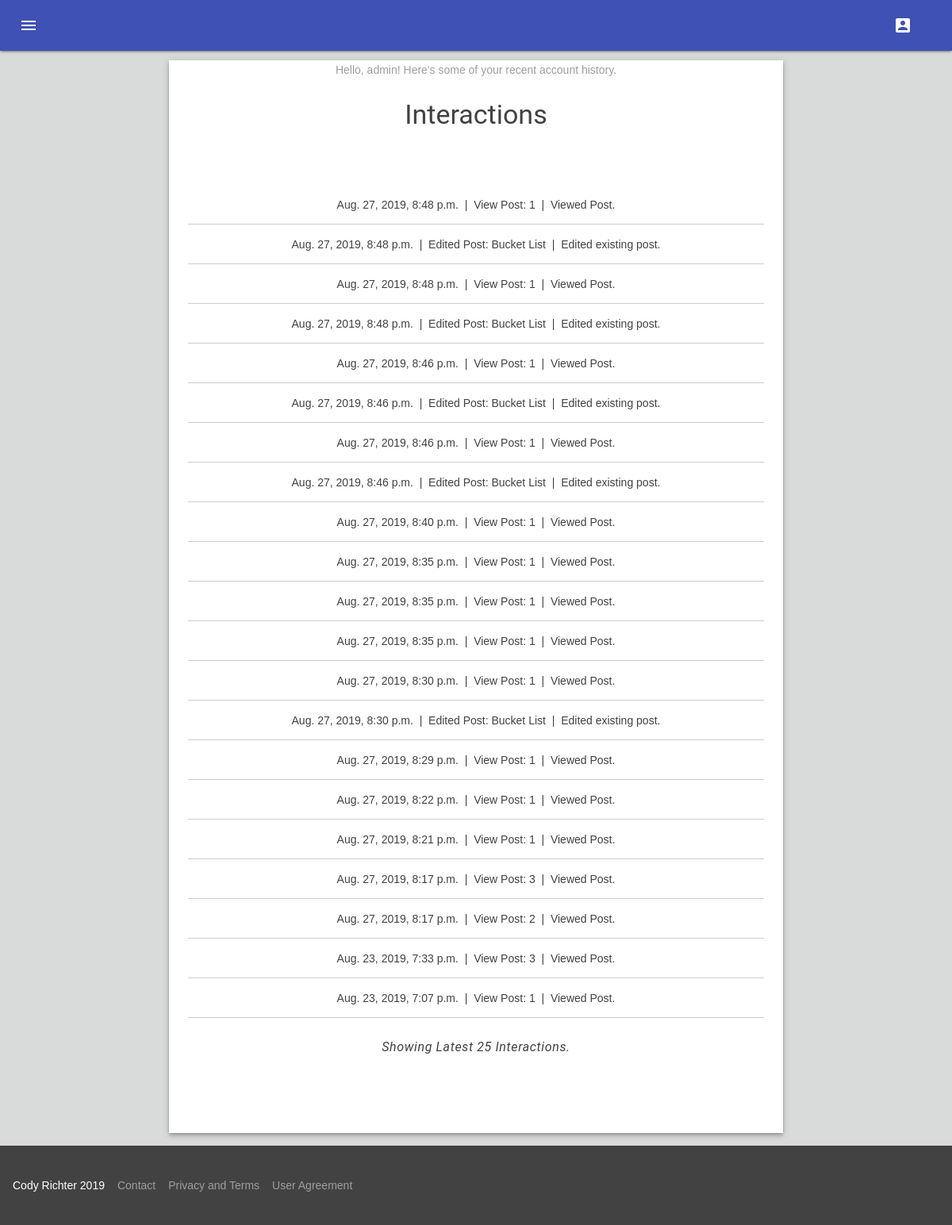
/auth/1/interactions/ (signed in), run on an earlier commit of the app's database.
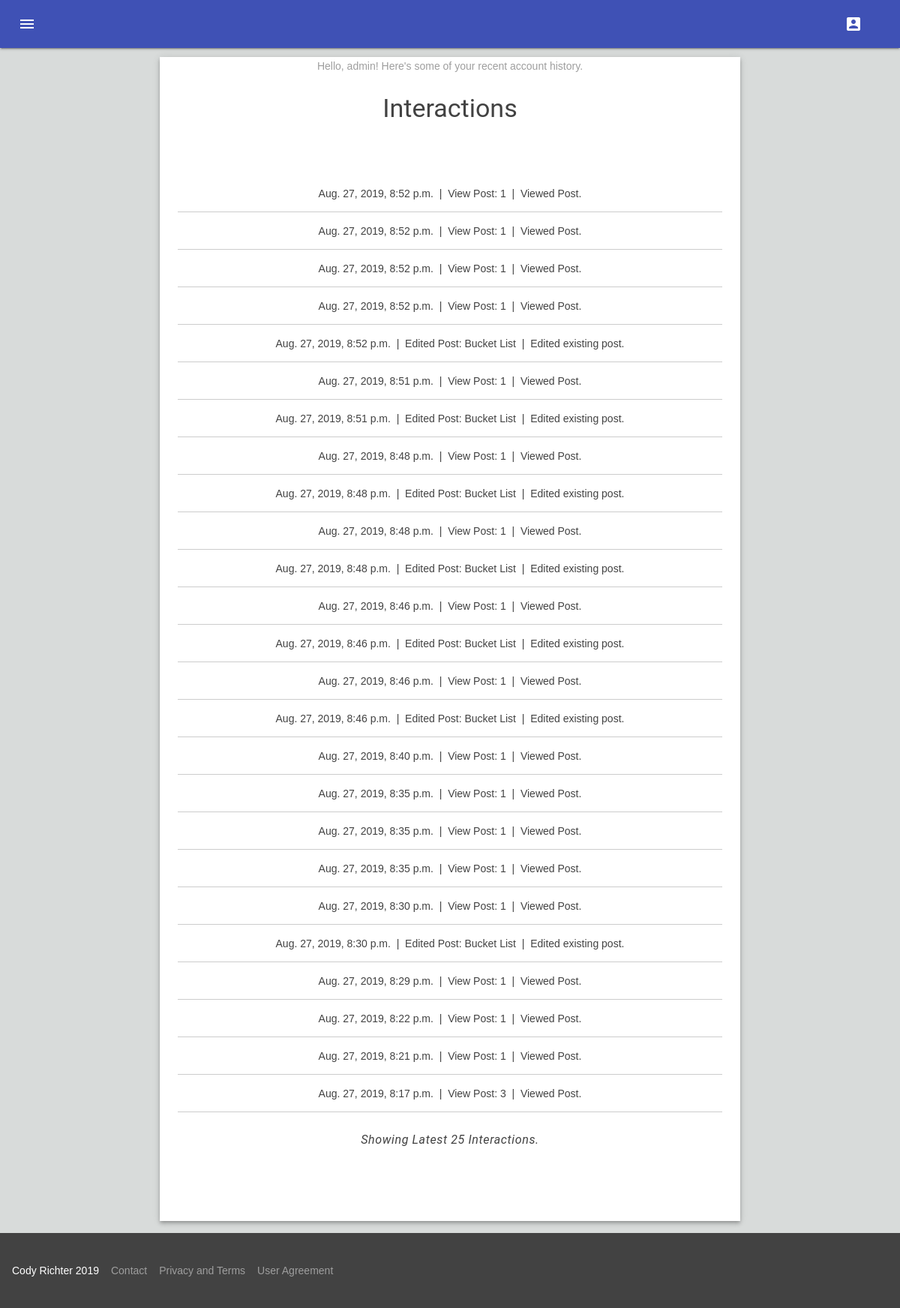
And on a later commit of the database.
### reports/models.py (models this page shows, shortened)
class Interaction(models.Model):
    title = models.CharField(max_length=64)
    description = models.CharField(max_length=256)
    user = models.ForeignKey(settings.AUTH_USER_MODEL, on_delete=models.CASCADE)
    timestamp = models.DateTimeField('timestamp')

### users/views.py (the view)
# urls.py: path('<int:user_id>/interactions/', views.interactions, name='interactions'),
@login_required(login_url='/auth/login')
def interactions(request, user_id):
    if user_id is not request.user.id:
        messages.error(request, 'You do not have permission to view this page.')
        return redirect('/reports/')
    interaction_list = Interaction.objects.all().filter(user=SiteUser.objects.get(id=user_id)).order_by('-timestamp')[:25]
    context = {'interaction_list': interaction_list}
    return render(request, 'registration/interactions.html', context)

### templates/registration/interactions.html (shortened to what this page needs)
<!DOCTYPE html>
<html lang="en">
<head>
    {% load static %}
    <link rel="stylesheet" href='{% static 'page/styles.css' %}'>
    <link rel="stylesheet" href='{% static 'material/material.min.css' %}'>
    <link rel="stylesheet" href='{% static 'material/material-icons.css' %}'>
</head>
<body>
<div class="mdl-layout mdl-js-layout">
    {% include '_header.html' %}
    <main class="mdl-layout__content">
        <br>
        <br>
        <br>
        <div class="mdl-grid" style="text-align: center">
            <div class="mdl-cell mdl-cell--2-col mdl-cell--hide-tablet mdl-cell--hide-phone"></div>
            <div class="mdl-color--white mdl-shadow--4dp content mdl-color-text--grey-800 mdl-cell mdl-cell--8-col"
                 style="padding-left: 2vw; padding-right: 2vw;">
                <div class="mdl-color-text--grey-500">
                    <p>Hello, {{ user.get_username }}! Here's some of your recent account history.</p>
                </div>
                <h3>Interactions</h3>
                <br>
                <br>
                <br>
                {% for inter in interaction_list %}
                    <span>{{ inter.timestamp }}&nbsp&nbsp|&nbsp&nbsp{{ inter.title }}&nbsp&nbsp|&nbsp&nbsp{{ inter.description }}</span>
                    <hr>
                {% endfor %}
                <h6><i>Showing Latest 25 Interactions.</i></h6>
                <br>
                <br>
                <br>
                <br>
            </div>
        </div>
    </main>
    {% include '_footer.html' %}
</div>
</body>
</html>

What changed in the data, as far as the page shows it:
no longer on this page (row unchanged): Interaction: timestamp "Aug. 27, 2019, 8:17 p.m.", title "View Post: 2", description "Viewed Post."
no longer on this page (row unchanged): Interaction: timestamp "Aug. 23, 2019, 7:33 p.m.", title "View Post: 3", description "Viewed Post."
no longer on this page (row unchanged): Interaction: timestamp "Aug. 23, 2019, 7:07 p.m.", title "View Post: 1", description "Viewed Post."
added Interaction: timestamp "Aug. 27, 2019, 8:52 p.m.", title "View Post: 1", description "Viewed Post."
added Interaction: timestamp "Aug. 27, 2019, 8:52 p.m.", title "View Post: 1", description "Viewed Post."
added Interaction: timestamp "Aug. 27, 2019, 8:52 p.m.", title "View Post: 1", description "Viewed Post."
added Interaction: timestamp "Aug. 27, 2019, 8:52 p.m.", title "View Post: 1", description "Viewed Post."
added Interaction: timestamp "Aug. 27, 2019, 8:52 p.m.", title "Edited Post: Bucket List", description "Edited existing post."
added Interaction: timestamp "Aug. 27, 2019, 8:51 p.m.", title "View Post: 1", description "Viewed Post."
added Interaction: timestamp "Aug. 27, 2019, 8:51 p.m.", title "Edited Post: Bucket List", description "Edited existing post."
